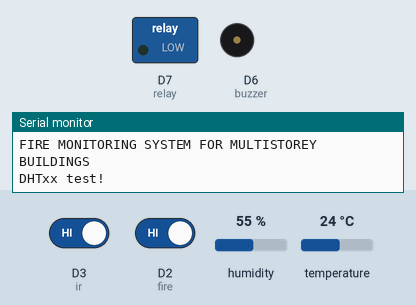
This sketch was run on a simulated ESP8266 (NodeMCU). On the bench: switched loads named in the sketch (green lamp = pin HIGH), buzzer (waves = sounding, pin HIGH), the last lines printed to the serial monitor. The inputs (shaded band) are chosen by the test bench; at power-on: D2 (fire) HIGH, D3 (ir) HIGH, humidity 55 %, temperature 24 °C. WiFi joins after 1.5 s; servers stay silent unless stated.

Above: at 3.0 s.
3.1 s: D2 (fire) driven LOW
At 13.2 s:
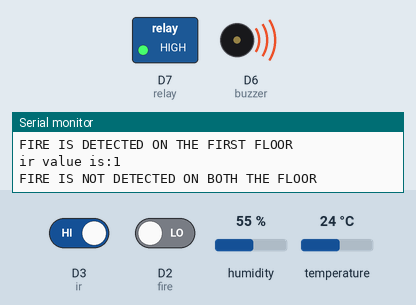
13.6 s: D3 (ir) driven LOW
At 18.6 s:
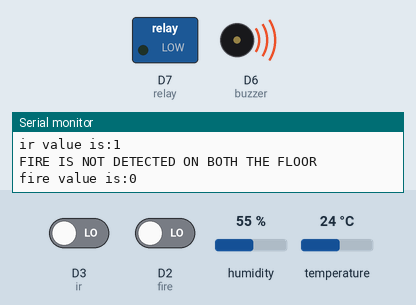
27.3 s: D2 (fire) driven HIGH
At 32.6 s:
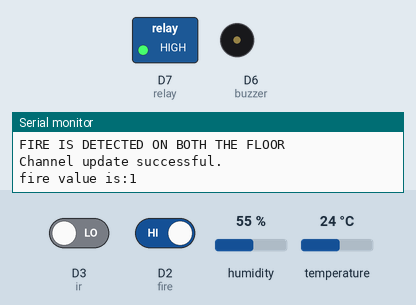
41.3 s: D3 (ir) driven HIGH
At 42.0 s:
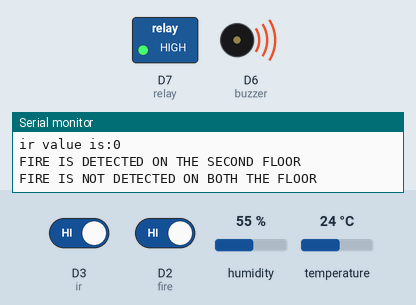
Timing chart, 0 to 44.3 s (numbered marks = the images above; inputs shaded):
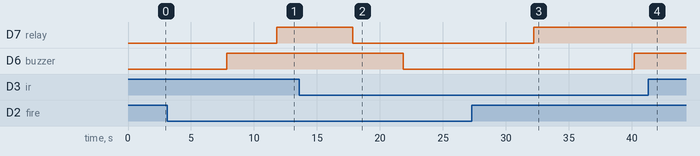

Measured:
- after the input at 3.1 s, D7 (relay): LOW → HIGH after 8.7 s instead of 0.73 s
- after the input at 13.6 s, D7 (relay): goes on until 17.9 s, then stays LOW; D6 (buzzer): HIGH → LOW after 8.3 s
- after the input at 27.3 s, D7 (relay): LOW → HIGH after 4.9 s; D6 (buzzer): LOW → HIGH after 12.9 s
- after the input at 41.3 s, D6 (buzzer): stays HIGH (without the input it goes to LOW after 9.2 s)

The sketch:

FIRE_MONITORING_SYSTEM_FOR_MULTISTOREY_SYSTEM.ino
```cpp
#define BLYNK_PRINT Serial
#include <ESP8266WiFi.h>
#include <BlynkSimpleEsp8266.h>

#include "ThingSpeak.h"

#include "DHT.h"
#define DHTPIN D1
#define DHTTYPE DHT11
DHT dht(DHTPIN, DHTTYPE);

char auth[] = "pAI35tdIaFRjnUOUmj7N3GxiCp3eVSBE";
char ssid[] = "Nammabantwal";
char pass[] = "1234@shivaranjan";

unsigned long myChannelNumber = 1125706;
const char * myWriteAPIKey = "RFJMIZZ86N8QWPJE";

WiFiClient  client;
BlynkTimer timer;

WidgetLCD lcd(V0);

int buzzer=D6,relay=D7,rval,fire=D2, fireval,ir=D3, irval, first_floor_flag=0,second_floor_flag=0,temperature,humidity;

void setup() {

  Serial.begin(9600);
  Blynk.begin(auth, ssid, pass);
  WiFi.mode(WIFI_STA);
  ThingSpeak.begin(client);
  Serial.println("FIRE MONITORING SYSTEM FOR MULTISTOREY BUILDINGS");

  pinMode(buzzer,OUTPUT);
  pinMode(relay,OUTPUT);
  pinMode(fire,INPUT);
  pinMode(ir,INPUT);

  Serial.println(F("DHTxx test!"));
  dht.begin();

  timer.setInterval(20000,upload_to_Thingspeak);
}
void first_floor(){

  fireval=digitalRead(fire);
  Serial.println("fire value is:"+String(fireval));

  if(fireval==0){

    digitalWrite(relay,LOW);
    delay(4000);
    Serial.println("FIRE IS DETECTED ON THE FIRST FLOOR");
    Blynk.virtualWrite(V1, "FIRE IS DETECTED ON THE FIRST FLOOR");
    first_floor_flag=1;

  }else{

    digitalWrite(relay,HIGH);
    delay(4000);
    first_floor_flag=0;
    Blynk.virtualWrite(V1, "FIRE IS NOT DETECTED ON THE FIRST FLOOR");

  }
  //delay(4000);
}
void second_floor(){

  irval=digitalRead(ir);
  Serial.println("ir value is:"+String(irval));

  if(irval==0){

    digitalWrite(buzzer,LOW);
    Serial.println("FIRE IS DETECTED ON THE SECOND FLOOR");
    Blynk.virtualWrite(V2, "FIRE IS DETECTED ON THE SECOND FLOOR");
    second_floor_flag=1;
    delay(4000);

  }else{

    digitalWrite(buzzer,HIGH);
    second_floor_flag=0;
    Blynk.virtualWrite(V2, "FIRE IS NOT DETECTED ON THE SECOND FLOOR");
    delay(4000);

  }
  if(first_floor_flag==1 && second_floor_flag==1){

    digitalWrite(buzzer,LOW);
    digitalWrite(relay,LOW);
    Serial.println("FIRE IS DETECTED ON BOTH THE FLOOR");
    Blynk.virtualWrite(V3, "FIRE IS DETECTED ON BOTH THE FLOOR");
    Blynk.notify("FIRE IS DETECTED ON BOTH THE FLOOR");
    delay(4000);

  }else{

    digitalWrite(buzzer,HIGH);
    digitalWrite(relay,HIGH);
    Serial.println("FIRE IS NOT DETECTED ON BOTH THE FLOOR");
    Blynk.virtualWrite(V3, "FIRE IS NOT DETECTED ON BOTH THE FLOOR");
    delay(4000);

  }
}
void weather_update(){

   delay(2000);
   humidity = dht.readHumidity();
   temperature = dht.readTemperature();

   lcd.print(0,0, "Temperature:");
   lcd.print(12,0,temperature);
   lcd.print(14,0,"C");
   lcd.print(0,1, "Humidity:");
   lcd.print(10,1,humidity);
   //delay(2000);
}

void upload_to_Thingspeak(){

  ThingSpeak.setField(1,temperature);
  ThingSpeak.setField(2,humidity);

  int x = ThingSpeak.writeFields(myChannelNumber, myWriteAPIKey);

  if(x == 200){
    Serial.println("Channel update successful.");
  }
  else{
    Serial.println("Problem updating channel. HTTP error code " + String(x));
  }

}

void loop() {

  Blynk.run();
  timer.run();
  weather_update();
  first_floor();
  second_floor();

}
```
